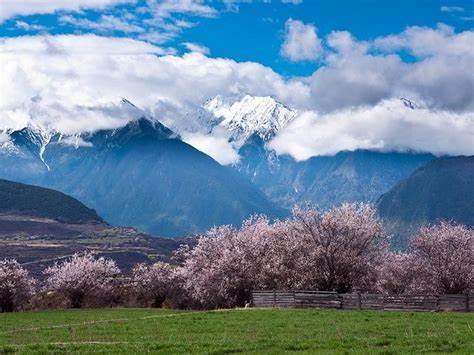
%> input picture RGB.jpg, 474 x 355 px
$ octave --eval "result = RemoveFogByGlobalHisteq(imread('RGB.jpg'));"   (GNU Octave 9; MATLAB toolbox functions it lacks are replaced by stand-ins)
%> lines starting %> are read from the running program, lines starting %| are printed output that depends on the picture

function In = RemoveFogByGlobalHisteq(I, flag)

if nargin < 2
    flag = 1;
end
R = I(:,:,1);
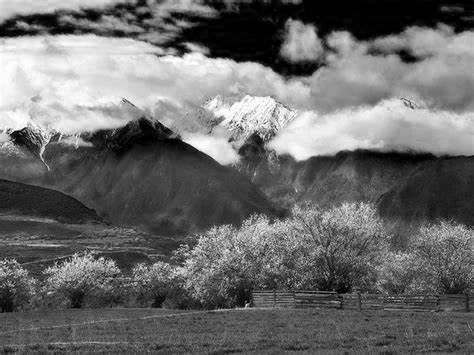
%> R: size 355x474 uint8; min 0, max 255, mean 106.4
G = I(:,:,2);
B = I(:,:,3);
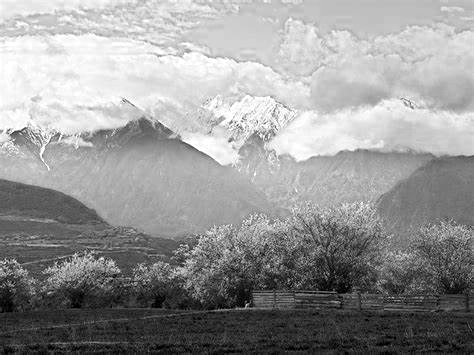
%> B: size 355x474 uint8; min 0, max 255, mean 150.5
M = histeq(R);
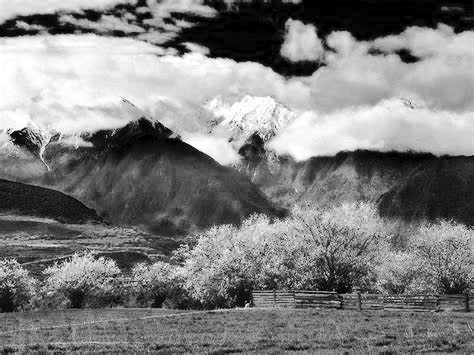
%> M: size 355x474 uint8; min 0, max 255, mean 126.1
N = histeq(G);
L = histeq(B);
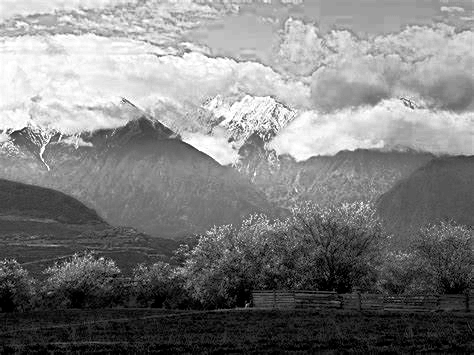
%> L: size 355x474 uint8; min 0, max 255, mean 126.2; mean of the top-left, top-right, bottom-left and bottom-right quarters 195.3, 178.1, 66, 66.1
In = cat(3, M, N, L);
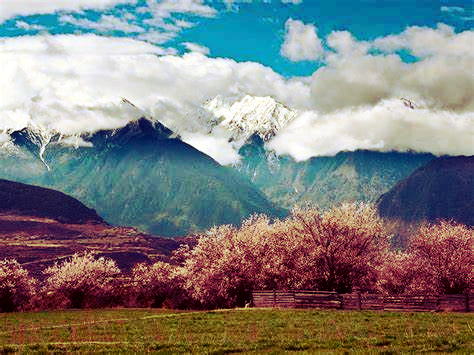
%> In: size 355x474x3 uint8; mean R, G, B 126.1, 126.2, 126.2
if flag
    figure;
    subplot(2, 2, 1); imshow(I); title('原图像', 'FontWeight', 'Bold');
    subplot(2, 2, 2); imshow(In); title('处理后的图像', 'FontWeight', 'Bold');
    Q = rgb2gray(I);
    W = rgb2gray(In);
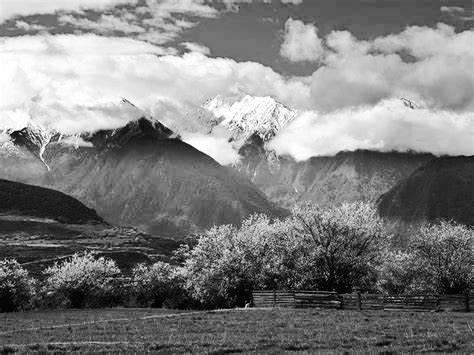
%> W: size 355x474 uint8; min 0, max 255, mean 126.2; mean of the top-left, top-right, bottom-left and bottom-right quarters 180.5, 161.2, 78.8, 84.8
%> `result = RemoveFogByGlobalHisteq(imread('RGB.jpg'));`:
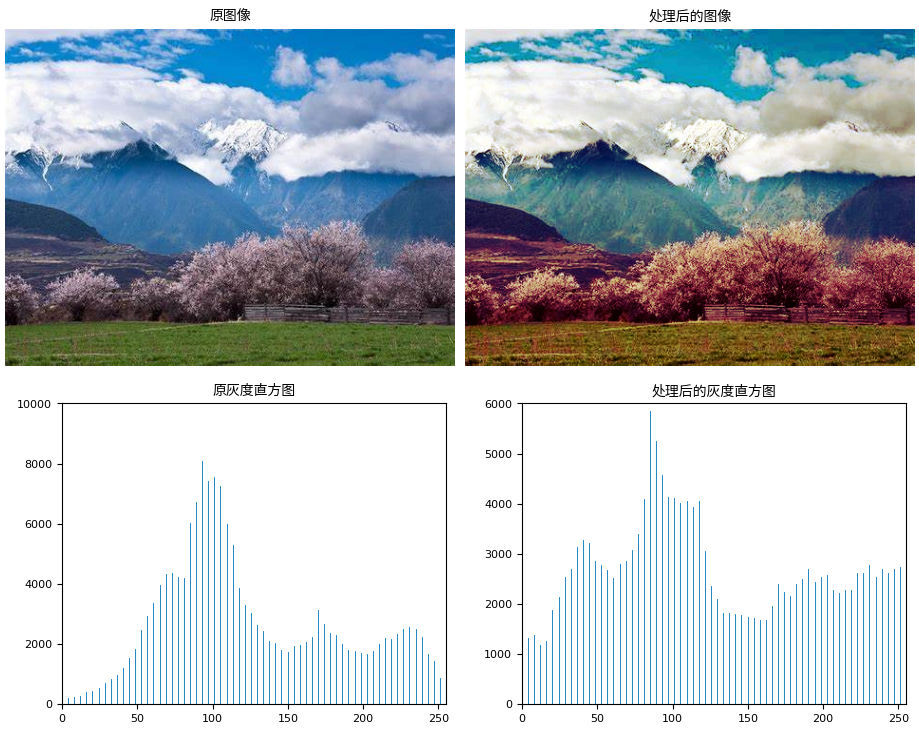
%> figure redrawn from the program's plot data, 4 panels
    subplot(2, 2, 3); imhist(Q, 64); title('原灰度直方图', 'FontWeight', 'Bold');
    subplot(2, 2, 4); imhist(W, 64); title('处理后的灰度直方图', 'FontWeight', 'Bold');
end
end
